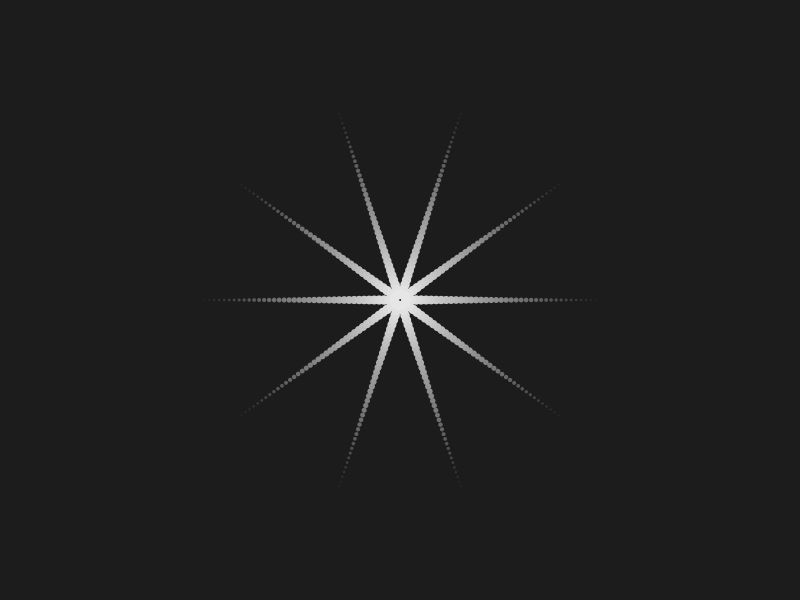
Frame 1 (no input)
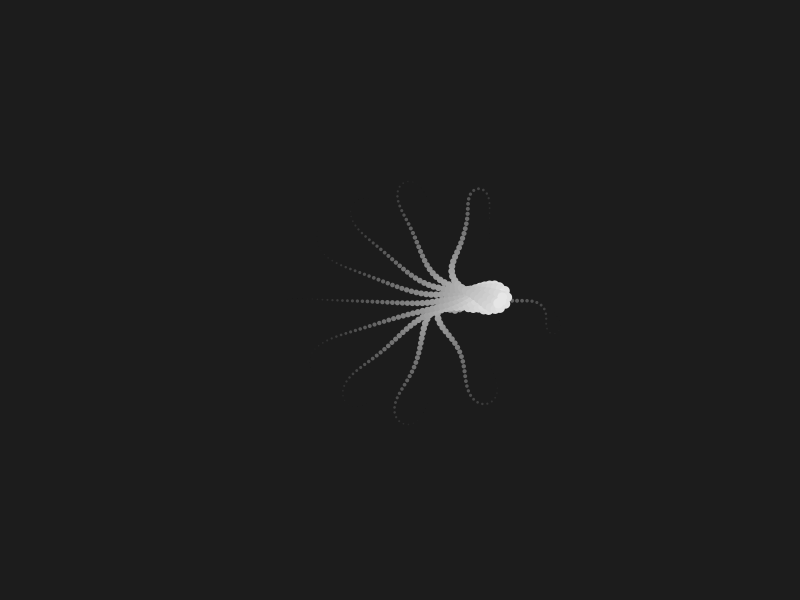
Frame 60 (the mouse pressed at the canvas centre just before this capture)
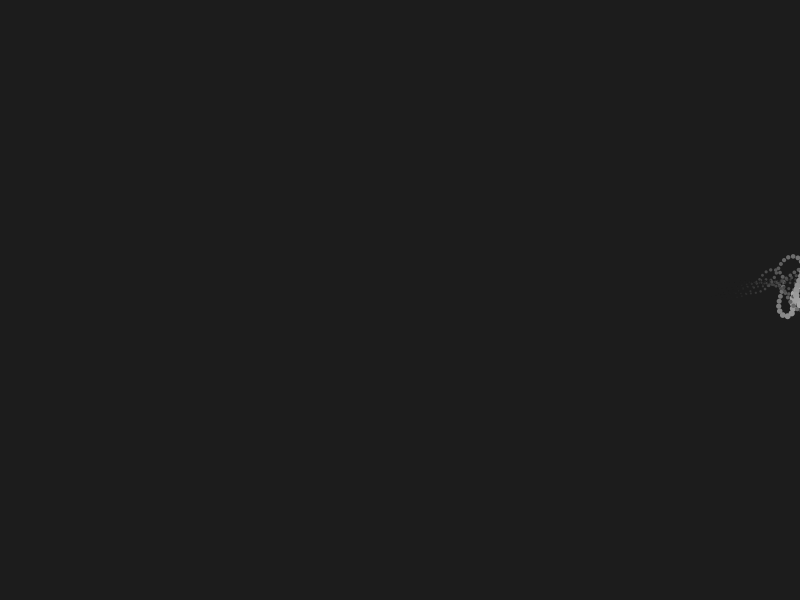
Frame 120 (the mouse held since frame 60 and released just before this capture)

The Processing sketch that drew these frames (run headless with seeded random() and noise(); from frame 60 on, the mouse is pressed at the canvas centre):

// Processing sketch: meduse
// ── meduse.pde
/* OpenProcessing Tweak of *@*http://www.openprocessing.org/sketch/25908*@* */
/* !do not delete the line above, required for linking your tweak if you re-upload */
/*
    Medusa, Denis Hovart, 2011
 License CC BY 2.0
 http://creativecommons.org/licenses/by/2.0/
 */

Medusa m;
void setup() {
  rectMode(CENTER);
  smooth();
  size(800, 600);
  m = new Medusa( new PVector(width / 2, height / 2), 12, 12, 10, 45, 10, 5 );
}

void draw() {
  background(28);
  m.update();
  m.draw();

}


// ── Medusa.pde
class Medusa extends MotionInfo {

  float radX, radY;
  float orientation;
  color headClr;
  SteeringInfo steering;

  ArrayList<Tentacle> tentacles;
  int nbTentacles;
  int tentaclesLength;

  int moveTime;
  boolean stopped;

  Medusa(PVector pos, float rx, float ry, int nb, int l, float ts, float td) {

    super(
    9.f,
    3.f,
    radians(40),
    radians(10),
    pos
      );
    radX = rx;
    radY = ry;
    orientation = 0;
    steering = new SteeringInfo();

    nbTentacles = nb;
    tentaclesLength = l;
    tentacles = new ArrayList<Tentacle>();

    headClr = color(random(50,200), random(50,200), random(50,200));

    stopped = false;
    moveTime = 0;


    for (int i = 0; i < nbTentacles; i++) {
      float tx = position.x + (cos(i * TWO_PI / nbTentacles) * radX/2);
      float ty = position.y + (sin(i * TWO_PI / nbTentacles) * radY/2);
      float tr = atan2(ty - position.y, tx - position.x);
      Tentacle tentacle = new Tentacle(new PVector(tx, ty), tentaclesLength, ts, ts, tr, td);
      tentacles.add(tentacle);
    }
  }

  void update() {

    if(moveTime % 100 == 0) {
      stopped = true;
      moveTime = 1;
    }

    if(stopped) {
      maxAccel = 0.15;
      velocity.mult(0.5);
      orientation += random(-1,1) * radians(.1);

      if(moveTime % 50 == 0)
        stopped = false;
    }
    else {
      maxAccel = 3.f;
      orientation += random(-1,1) * radians(100);
    }

    //      steering.linear.div(moveTime/50 > 0 ? moveTime/50 : 1);
    steering = wander(this, 100.f, 100.f, radians(5));
    super.update(steering);

    moveTime++;

    for (int i = 0; i < nbTentacles; i++) {
      Tentacle t = tentacles.get(i);
      t.position.x = position.x + (cos((i * TWO_PI / nbTentacles) + orientation) * radX/2);
      t.position.y = position.y + (sin((i * TWO_PI / nbTentacles) + orientation) * radY/2);
      t.orientation = atan2((t.position.y - position.y), (t.position.x - position.x));
      t.update();
    }
  }

  void draw() {
    for(int i = 0; i < nbTentacles; i++)
      tentacles.get(i).draw();
  }
};

// ── MotionInfo.pde
class MotionInfo {

  PVector position;
  PVector velocity;
  float orientation;
  float rotation;
  float maxSpeed;
  float maxAccel;
  float maxAngSpeed;
  float maxAngAccel;

  MotionInfo() {
    maxSpeed = 0.f;
    maxAccel = 0.f;
    maxAngSpeed = 0.f;
    maxAngAccel = 0.f;
    position = new PVector(0, 0, 0);
    velocity = new PVector(0, 0, 0);
    orientation = 0.f;
    rotation = 0.f;
  }

  MotionInfo(float ms, float ma, float mas, float maa, PVector p) {
    maxSpeed = ms;
    maxAccel = ma;
    maxAngSpeed = mas;
    maxAngAccel = maa;
    position = p;
    velocity = new PVector(0, 0, 0);
    orientation = 0.f;
    rotation = 0.f;
  }

  PVector getOrientationAsVector() {
    return new PVector(cos(orientation), sin(orientation), 0.f);
  }

  void update(SteeringInfo steering) {

    velocity.add(steering.linear);
    velocity.limit(maxSpeed);
    position.add(velocity);

    float margin = 160.f;

    if(position.x > width + margin)
      position.x = -margin;
    else if(position.x < -margin)
      position.x = width + margin;
    if(position.y  > height + margin)
      position.y = -margin;
    else if(position.y < -margin)
      position.y = height + margin;


    if(rotation < maxAngSpeed)
      rotation += steering.angular;  
    else
      rotation = maxAngSpeed;

    orientation += rotation;
    orientation %= TWO_PI;
  }
};


// ── SteeringBehavior.pde
class SteeringInfo {
  PVector linear;
  float angular;
  SteeringInfo() {
    linear = new PVector(0, 0, 0);
    angular = 0;
  }
};

// the following should be in a static public class "SteeringBehavior"
// but I would then have to setup a whole new Eclipse project and I'm laaaazyy

SteeringInfo align(MotionInfo agent, MotionInfo target, float slowRadius, float targetRadius) {
  SteeringInfo steering = new SteeringInfo();

  float angularDirection = target.orientation - agent.orientation;

  angularDirection %= TWO_PI;

  if (angularDirection > PI)
    angularDirection -= TWO_PI;
  else if (angularDirection < -PI)
    angularDirection += TWO_PI;

  float angularDistance = abs(angularDirection);

  if(angularDistance < targetRadius) {

    agent.rotation = 0;
    steering.angular = 0;
    return steering;
  }

  float targetRotationSpeed;

  if( angularDistance < slowRadius ) {
    // plus on se rapproche de la cible, plus le rapport angularDistance / slowRadius est proche de 0
    targetRotationSpeed = agent.maxAngAccel * (angularDistance / slowRadius);
  }
  else {
    targetRotationSpeed = agent.maxAngAccel;
  }

  // combinaison de la vitesse et de la direction
  if(angularDirection > 0) angularDirection /= angularDistance;
  float targetRotation = targetRotationSpeed * angularDirection;
  steering.angular = targetRotation - agent.rotation;


  if(steering.angular > agent.maxAngAccel) {
    steering.angular /= abs(steering.angular);
    steering.angular *= agent.maxAngAccel;
  }

  return steering;
}

SteeringInfo face(MotionInfo agent, MotionInfo target, float slowRadius, float targetRadius) {
  PVector direction = PVector.sub(target.position, agent.position);

  MotionInfo alignTarget = new MotionInfo();
  alignTarget.orientation = atan2(direction.y, direction.x);

  return align(agent, alignTarget, slowRadius, targetRadius);
}

float wanderOrientation = 0.f;

// wanderOffset = la distance à laquelle est projeté le cercle
// wanderRadius = le rayon du cercle
// wanderRate = le taux de changement de direction
SteeringInfo wander(
  MotionInfo agent,
  float wanderOffset,
  float wanderRadius,
  float wanderRate
) {

  MotionInfo target = new MotionInfo();

  wanderOrientation += random(-1, 1) * wanderRate;
  wanderOrientation %= TWO_PI;

  if (wanderOrientation > PI)
    wanderOrientation -= TWO_PI;
  else if (wanderOrientation < -PI)
    wanderOrientation += TWO_PI;

  target.orientation = agent.orientation + wanderOrientation;

  PVector positionOffset = agent.getOrientationAsVector();
  positionOffset.mult(wanderOffset);

  PVector orientationOffset = target.getOrientationAsVector();
  orientationOffset.mult(wanderRadius/2);

  target.position = agent.position.get();
  target.position.add(positionOffset);
  /*
  pushMatrix();
  pushStyle();
  noFill();
  stroke(255, 0, 0);
  ellipse(target.position.x, target.position.y, wanderRadius, wanderRadius);
  */
  target.position.add(orientationOffset);
  /*
  rect(target.position.x, target.position.y, 2, 2);
  popMatrix();
  popStyle();
  */

  SteeringInfo steering = face(agent, target, PI, 0);
  steering.linear = agent.getOrientationAsVector();
  steering.linear.mult(agent.maxAccel);
  return steering;
}

// ── Tentacle.pde
class TentaclePart {
  PVector position;
  float width;
  float height;
  color clr;
};

class Tentacle {

  PVector position;
  float orientation;

  int nbParts;
  float compactness;
  ArrayList<TentaclePart> parts;

  Tentacle(PVector pos, int nb, float w, float h, float o, float c) {
    position = pos;
    nbParts = nb;
    float headWidth = w;
    float headHeight = h;
    compactness = c;
    orientation = o;

    parts = new ArrayList<TentaclePart>();

    for (int i = 0; i < nbParts; i++) {
      TentaclePart part = new TentaclePart();
      part.width = (nbParts-i) * headWidth / (float)nbParts;
      part.height = (nbParts-i) * headHeight / (float)nbParts;
      part.position = position.get();
      part.position.x += compactness * i * cos( orientation );
      part.position.y += compactness * i * sin( orientation );
      part.clr = color(230 - (i * (230 / nbParts)));
      parts.add( part );
    }
  }

  void update() {
    PVector pos0 = parts.get(0).position;
    PVector pos1 = parts.get(1).position;
    pos0.set(position.get());
    pos1.x = pos0.x + ( compactness * cos( orientation ) );
    pos1.y = pos0.y + ( compactness * sin( orientation ) );
    for (int i = 2; i < nbParts; i++) {
      PVector currentPos = parts.get(i).position.get();
      PVector dist = PVector.sub( currentPos, parts.get(i-2).position.get() );
      float distmag = dist.mag();
      PVector pos = parts.get(i - 1).position.get();
      PVector move = PVector.mult(dist, compactness);
      move.div(distmag);
      pos.add(move);
      parts.get(i).position.set(pos);
    }
  }

  void draw() {
    for (int i = nbParts - 1; i >= 0; i--) {
      TentaclePart part = parts.get(i);
      noStroke();
      fill(part.clr);
      ellipse(part.position.x, part.position.y, part.width, part.height);
    }
  }
};
